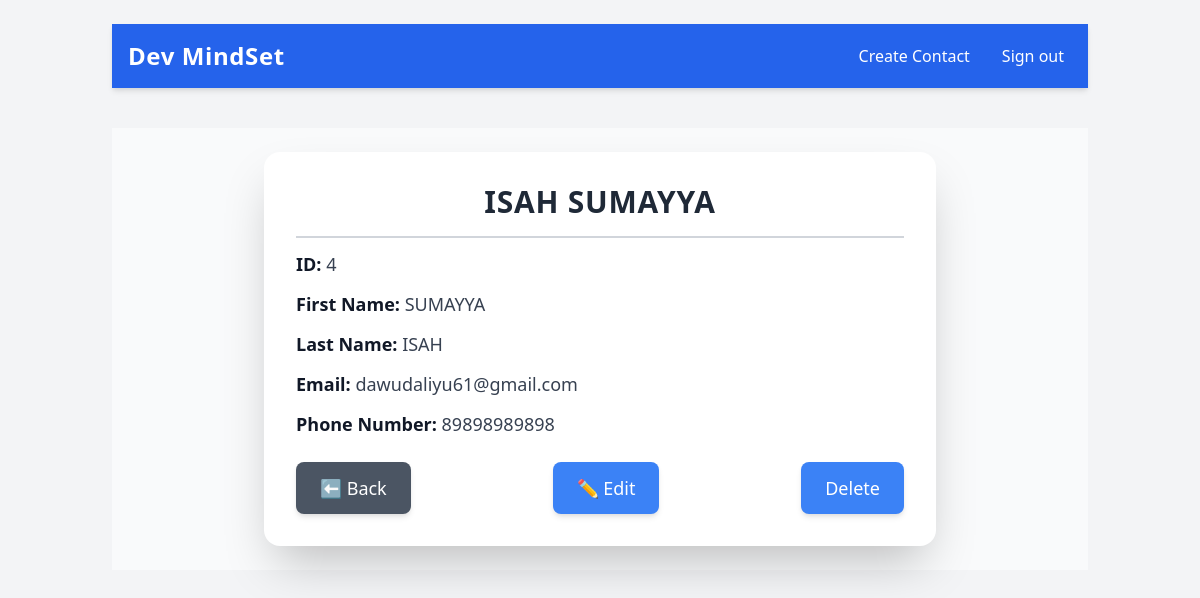
The app's page /record/4/ (signed in) with its own data.
### pages/models.py (models this page shows)
class Record(models.Model):
    creation_date =models.DateTimeField(auto_now_add=True)
    first_name = models.CharField(max_length=100)
    last_name =models.CharField(max_length=100)
    email= models.CharField(max_length=50)
    phone_number = models.CharField(max_length=12)

### pages/views.py (the view)
# urls.py: path('record/<int:pk>/', views.singular_contact, name='record'),
@login_required(login_url='my-login')
def singular_contact(request, pk):
    all_records = Record.objects.get(id=pk)
    context= {'record': all_records}
    return render(request, "pages/view-contact.html", context =context)

### pages/templates/pages/view-contact.html
{% extends 'pages/base.html' %}
{% block content %}
{% include 'pages/navbar.html' %}
<div class="flex justify-center items-start bg-gray-50 px-4 py-6">
    <div class="bg-white shadow-2xl rounded-2xl p-8 w-full max-w-2xl ">
        <h2 class="text-3xl font-extrabold text-gray-800 text-center mb-4 uppercase tracking-wide">
            {{ record.last_name }} {{ record.first_name }}
        </h2>
        <div class="border-b-2 border-gray-300 mb-3"></div>
        <div class="space-y-3 text-lg">
            <p class="text-gray-700"><strong class="text-gray-900">ID:</strong> {{ record.id }}</p>
            <p class="text-gray-700"><strong class="text-gray-900">First Name:</strong> {{ record.first_name|upper }}</p>
            <p class="text-gray-700"><strong class="text-gray-900">Last Name:</strong> {{ record.last_name|upper }}</p>
            <p class="text-gray-700"><strong class="text-gray-900">Email:</strong> {{ record.email }}</p>
            <p class="text-gray-700"><strong class="text-gray-900">Phone Number:</strong> {{ record.phone_number }}</p>
        </div>
        <div class="mt-6 flex justify-between">
            <a href="{% url 'dashboard' %}" class="bg-gray-600 text-white px-6 py-3 rounded-lg hover:bg-gray-700 transition duration-300 text-lg shadow-md">
                ⬅ Back
            </a>
            <a href="{% url 'update-contact' record.id %}" class="bg-blue-500 text-white px-6 py-3 rounded-lg hover:bg-blue-600 transition duration-300 text-lg shadow-md">
                ✏ Edit
            </a>
            <a href="{% url 'delete-contact' record.id %}" class="bg-blue-500 text-white px-6 py-3 rounded-lg hover:bg-blue-600 transition duration-300 text-lg shadow-md">
             Delete
            </a>
        </div>
    </div>
</div>
{% endblock %}

### records on screen
Record: last_name "ISAH", first_name "SUMAYYA", id "4", email "dawudaliyu61@gmail.com", phone_number "89898989898"
